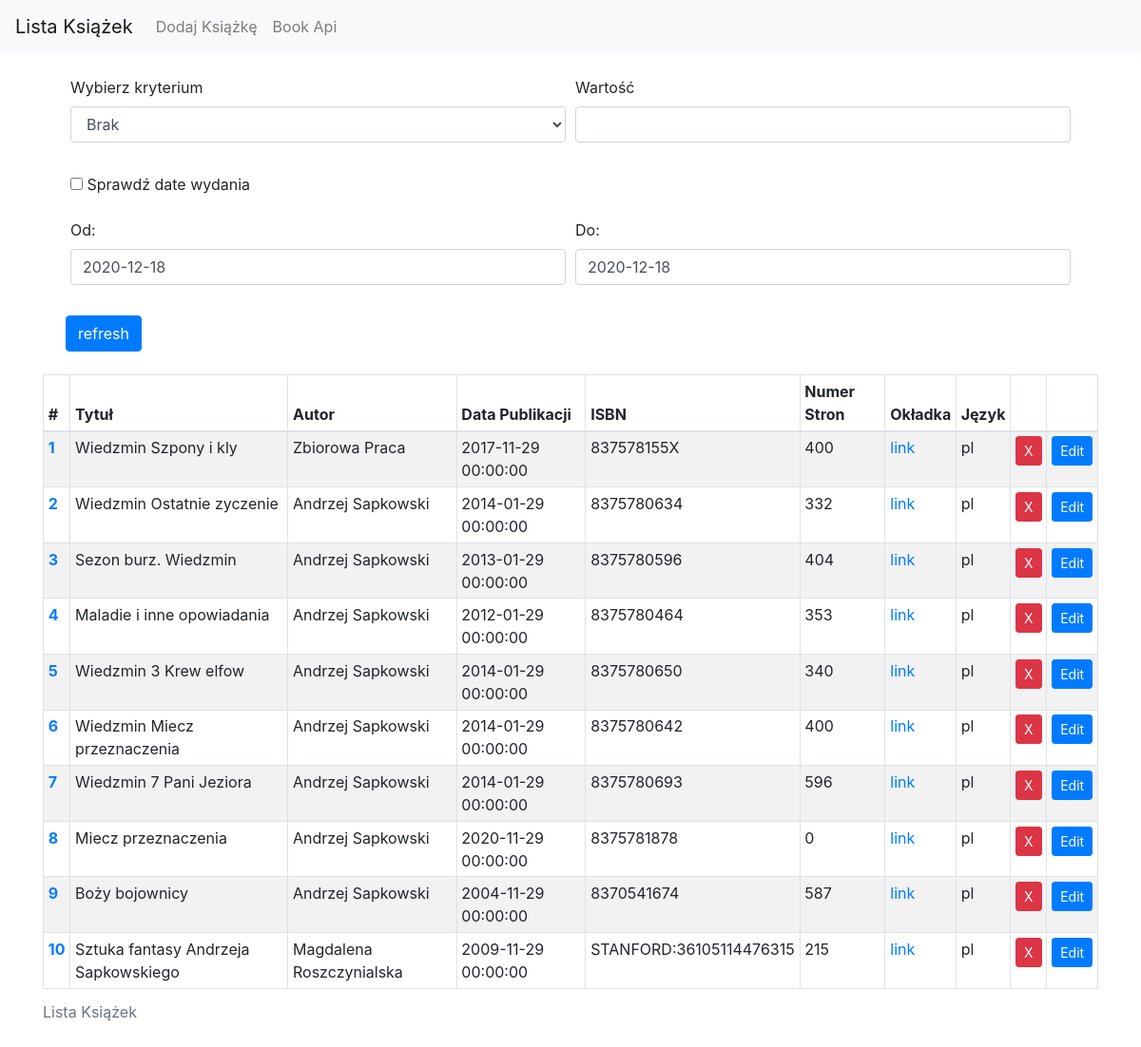
The page / on the database its author committed.
### book_list/models.py (models this page shows, shortened)
class Book(db.Model):
    __tablename__ = 'books'
    id = db.Column(db.Integer, primary_key=True)
    title = db.Column(db.String(140), nullable=False)
    author = db.Column(db.String(140), nullable=False)
    pub_date = db.Column(db.DateTime)
    isbn = db.Column(db.CHAR(17), unique=True, nullable=False)
    pages_number = db.Column(db.Integer())
    link = db.Column(db.NVARCHAR())
    lan = db.Column(db.CHAR(5), nullable=False)

### book_list/core/views.py (the view, shortened to what this page needs)
@core.route('/', methods=['GET', 'POST'])
def index():
    page = request.args.get('page', 1, type=int)
    books = Book.query
    searchform = SearchBookForm()
    books = books.order_by(Book.id).paginate(page=page, per_page=100)
    return render_template('index.html', books=books, searchform=searchform)

### book_list/books/forms.py
class SearchBookForm(FlaskForm):
    valuesType = SelectField('Wybierz kryterium',
                             choices=[('all', 'Brak'),
                                      ('title', 'Tytuł'),
                                      ('author', 'Autor'),
                                      ('lan', 'Język')])
    val = StringField('Wartość')
    use_data = BooleanField("Sprawdź date wydania", default=False)
    start_date = DateTimeField('Od: ', validators=[DataRequired()], default=dt_object, format=format)
    end_date = DateTimeField('Do:', validators=[DataRequired()], default=dt_object, format=format)
    submit = SubmitField('refresh')

### book_list/templates/index.html (shortened to what this page needs)
{% extends "base.html" %}
{% import "bootstrap/wtf.html" as wtf %}
{% block content %}
    <form method="POST">
        <div class="m-4 form-row">
            <div class="form-group col-md-6">
                {{ wtf.form_field(searchform.valuesType, class="form-control") }}
            </div>
            <div class="form-group col-md-6">
                {{ wtf.form_field(searchform.val, class="form-control") }}
            </div>
            <div class="form-group col-md-12">
                {{ wtf.form_field(searchform.use_data, class="form-control") }}
            </div>
            <div class="form-group col-md-6">
                {{ wtf.form_field(searchform.start_date, class="form-control") }}
            </div>
            <div class="form-group col-md-6">
                {{ wtf.form_field(searchform.end_date, class="form-control") }}
            </div>
            {{ searchform.submit(class="btn btn-primary") }}
        </div>
    </form>
    <div class="table-responsive">
        <table id="bookTabel" class="table table-striped table-bordered table-sm">
            <caption>Lista Książek</caption>
            <thead>
            <tr>
                <th scope="col">#</th>
                <th scope="col">Tytuł</th>
                <th scope="col">Autor</th>
                <th scope="col">Data Publikacji</th>
                <th scope="col">ISBN</th>
                <th scope="col">Numer Stron</th>
                <th scope="col">Okładka</th>
                <th scope="col">Język</th>
                <th scope="col"></th>
                <th scope="col"></th>
            </tr>
            </thead>
            <tbody>
            {% for book in books.items %}
                <tr>
                    <th scope="row"><a href="{{ url_for('books.update', book_id=book.id) }}">{{ book.id }}</a></th>
                    <td>{{ book.title }}</td>
                    <td>{{ book.author }}</td>
                    <td>{{ book.pub_date }}</td>
                    <td>{{ book.isbn }}</td>
                    <td>{{ book.pages_number }}</td>
                    <td><a href="{{ book.link }}">link</a></td>
                    <td>{{ book.lan }}</td>
                    <td>
                        <form action="{{ url_for('books.delete',book_id=book.id) }}" method="POST">
                            <button type="submit" class="btn btn-danger btn-sm">X</button>
                        </form>
                    </td>
                    <td>
                        <form action="{{ url_for('books.update', book_id=book.id) }}" >
                            <button type="submit" class="btn btn-primary btn-sm">Edit</button>
                        </form>
                    </td>
                </tr>
            {% endfor %}
            </tbody>
        </table>
    </div>
{% endblock %}

### book_list/templates/base.html (shortened to what this page needs)
<!DOCTYPE html>
<html lang="pl">
<head>
    <link rel="stylesheet" href="https://maxcdn.bootstrapcdn.com/bootstrap/4.0.0/css/bootstrap.min.css"
>
</head>
<body>
<nav class="navbar navbar-expand-lg navbar-light bg-light">
    <a class="navbar-brand" href="{{ url_for('core.index') }}">Lista Książek</a>
    <div class="collapse navbar-collapse" id="navbarSupportedContent">
        <ul class="navbar-nav mr-auto">
            <li class="nav-item">
                <a class="nav-link" href="{{ url_for('books.add_book') }}">Dodaj Książkę</a>
            </li>
            <li class="nav-item">
                <a class="nav-link" href="{{ url_for('book_api.search') }}">Book Api</a>
            </li>
        </ul>
    </div>
</nav>
<div class="container">
    {% block content %}
    {% endblock %}
</div>
</body>
</html>

### rows shown on the page
Book: id "1", title "Wiedzmin Szpony i kly", author "Zbiorowa Praca", pub_date "2017-11-29 00:00:00", isbn "837578155X", pages_number "400", lan "pl"
Book: id "2", title "Wiedzmin Ostatnie zyczenie", author "Andrzej Sapkowski", pub_date "2014-01-29 00:00:00", isbn "8375780634", pages_number "332", lan "pl"
Book: id "3", title "Sezon burz. Wiedzmin", author "Andrzej Sapkowski", pub_date "2013-01-29 00:00:00", isbn "8375780596", pages_number "404", lan "pl"
Book: id "4", title "Maladie i inne opowiadania", author "Andrzej Sapkowski", pub_date "2012-01-29 00:00:00", isbn "8375780464", pages_number "353", lan "pl"
Book: id "5", title "Wiedzmin 3 Krew elfow", author "Andrzej Sapkowski", pub_date "2014-01-29 00:00:00", isbn "8375780650", pages_number "340", lan "pl"
Book: id "6", title "Wiedzmin Miecz przeznaczenia", author "Andrzej Sapkowski", pub_date "2014-01-29 00:00:00", isbn "8375780642", pages_number "400", lan "pl"
Book: id "7", title "Wiedzmin 7 Pani Jeziora", author "Andrzej Sapkowski", pub_date "2014-01-29 00:00:00", isbn "8375780693", pages_number "596", lan "pl"
Book: id "8", title "Miecz przeznaczenia", author "Andrzej Sapkowski", pub_date "2020-11-29 00:00:00", isbn "8375781878", pages_number "0", lan "pl"
Book: id "9", title "Boży bojownicy", author "Andrzej Sapkowski", pub_date "2004-11-29 00:00:00", isbn "8370541674", pages_number "587", lan "pl"
Book: id "10", title "Sztuka fantasy Andrzeja Sapkowskiego", author "Magdalena Roszczynialska", pub_date "2009-11-29 00:00:00", isbn "STANFORD:36105114476315", pages_number "215", lan "pl"
